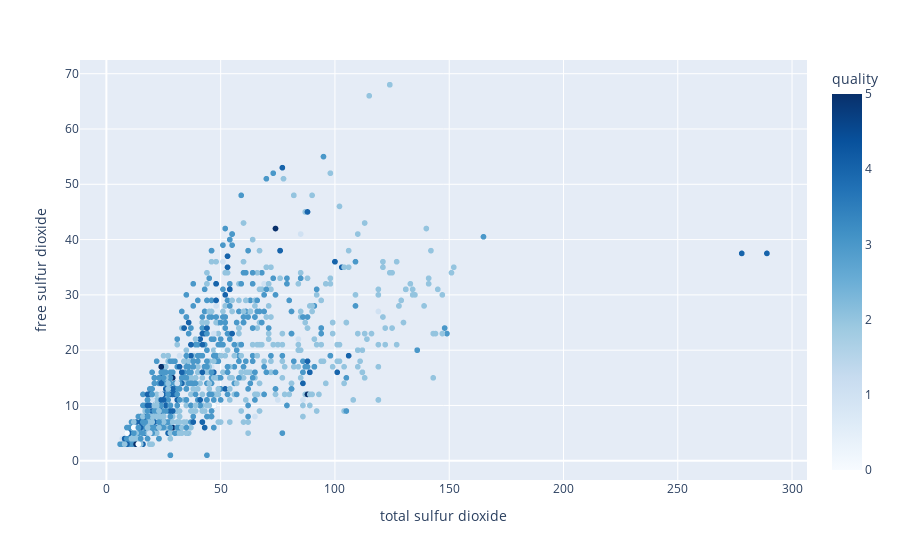

Here is the notebook cell this chart was saved with:
### Markdown cell above
<font size="+2"><b style="font-weight:normal">3.9 <span style='color:#FF281B; font-weight:normal'>|</span> Data Visualization - Scatter plot of `free suffur dioxide`, `total sulfur dioxide` and `quality` </b></font>

### Code cell
fig = px.scatter(
    df,
    x="total sulfur dioxide",
    y="free sulfur dioxide",
    color=df.quality,
    color_continuous_scale="Blues",
)
fig.update_layout(legend_title_text="Quality")

### Figure 1 — Plotly figure (JSON) as saved in the notebook; plotly's stock layout.template omitted (floating-point values rounded to 4 significant figures; data arrays with more than 128 entries replaced by an {"elided": "..."} marker saying what was removed)
{"data": [{"hovertemplate": "total sulfur dioxide=%{x}<br>free sulfur dioxide=%{y}<br>quality=%{marker.color}<extra></extra>", "legendgroup": "", "marker": {"color": {"elided": "1143 int values"}, "coloraxis": "coloraxis", "symbol": "circle"}, "mode": "markers", "name": "", "showlegend": false, "type": "scattergl", "x": {"elided": "1143 float values"}, "xaxis": "x", "y": {"elided": "1143 float values"}, "yaxis": "y"}], "layout": {"coloraxis": {"colorbar": {"title": {"text": "quality"}}, "colorscale": [[0, "rgb(247,251,255)"], [0.125, "rgb(222,235,247)"], [0.25, "rgb(198,219,239)"], [0.375, "rgb(158,202,225)"], [0.5, "rgb(107,174,214)"], [0.625, "rgb(66,146,198)"], [0.75, "rgb(33,113,181)"], [0.875, "rgb(8,81,156)"], [1, "rgb(8,48,107)"]]}, "legend": {"title": {"text": "Quality"}, "tracegroupgap": 0}, "margin": {"t": 60}, "xaxis": {"anchor": "y", "domain": [0, 1], "title": {"text": "total sulfur dioxide"}}, "yaxis": {"anchor": "x", "domain": [0, 1], "title": {"text": "free sulfur dioxide"}}}}
